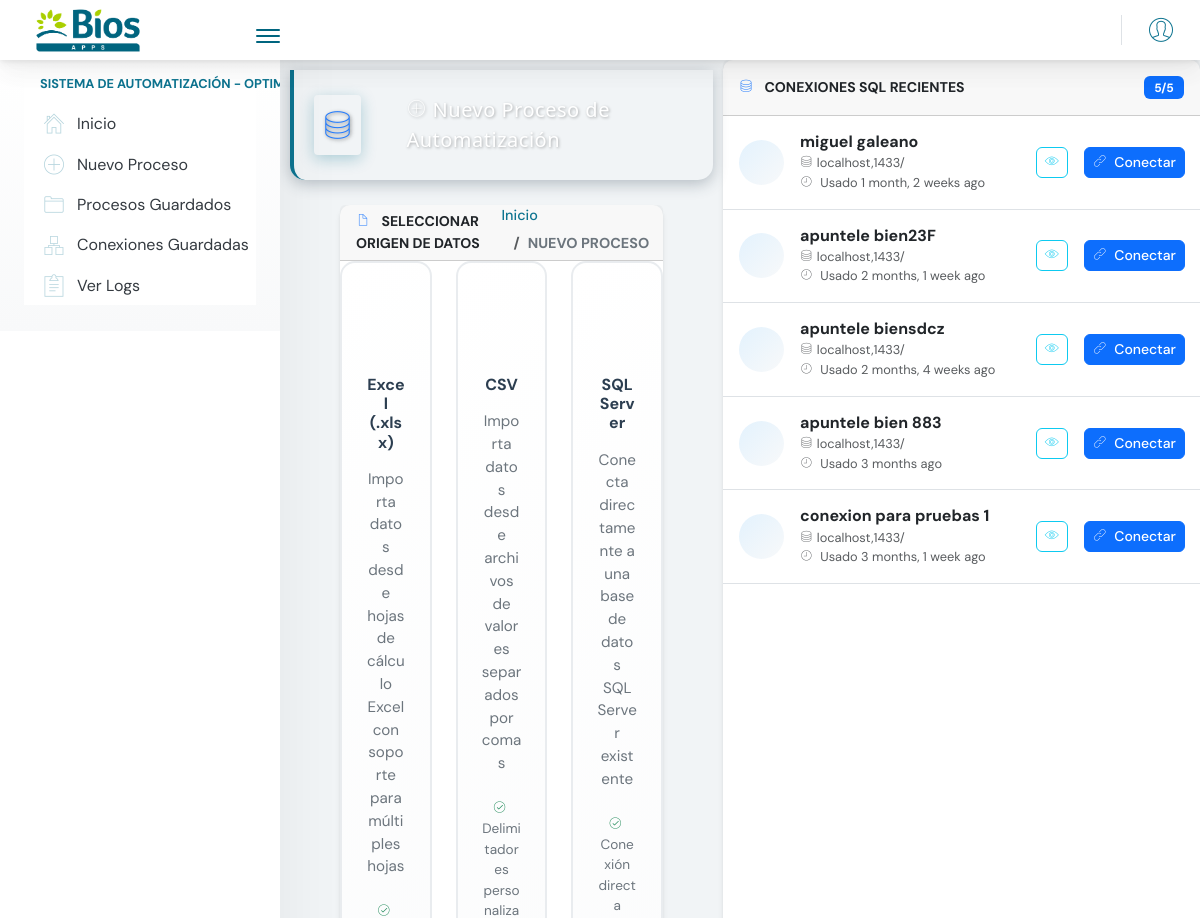
/automatizacion/process/new/ (upper part), run on an earlier commit of the app's database.
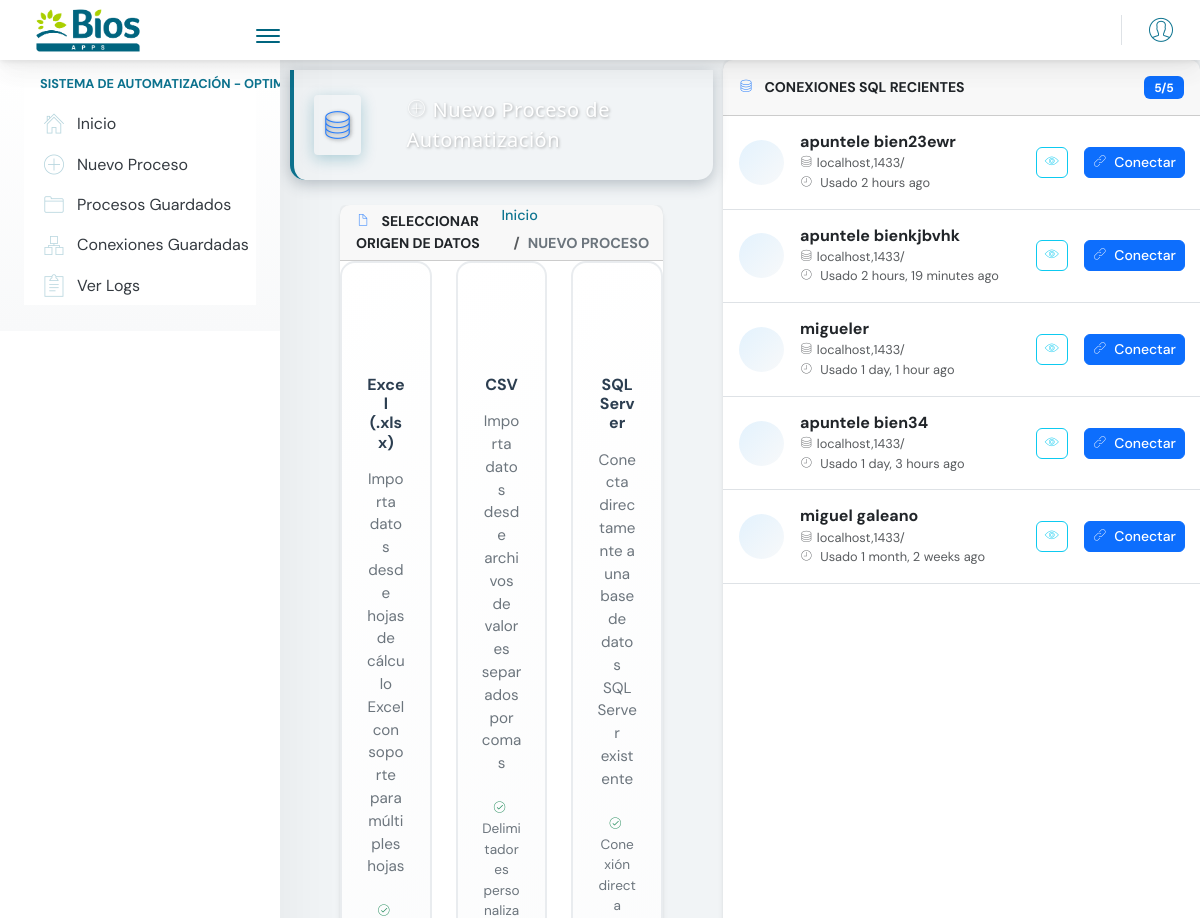
And on a later commit of the database.
### automatizacion/models.py (models this page shows, shortened)
class DatabaseConnection(models.Model):
    name = models.CharField(max_length=100, unique=True)
    server = models.CharField(max_length=255)
    username = models.CharField(max_length=100)
    password = models.CharField(max_length=255)
    port = models.IntegerField(default=1433)
    created_at = models.DateTimeField(auto_now_add=True)
    last_used = models.DateTimeField(null=True, blank=True)
    selected_database = models.CharField(max_length=100, blank=True, null=True)
    available_databases = models.JSONField(null=True, blank=True)

### automatizacion/views.py (the view)
# urls.py: path('process/new/', views.new_process, name='new_process'),
def new_process(request):
    context = {
        'source_types': [
            {'id': 'excel', 'name': 'Excel (.xlsx)'},
            {'id': 'csv', 'name': 'CSV'},
            {'id': 'sql', 'name': 'SQL Server'}
        ],
        'connections': DatabaseConnection.objects.all().order_by('-last_used', '-created_at')[:5]
    }
    print(f"DEBUG: Conexiones encontradas: {context['connections'].count()}")
    for conn in context['connections']:
        print(f"DEBUG: Conexión: {conn.name}")
    return render(request, 'automatizacion/new_process.html', context)

### proyecto_automatizacion/templates/automatizacion/new_process.html (shortened to what the changed rows need)
{% extends "base.html" %}
{% load static %}
{% block content %}
{% if connections %}
<div class="main-card mb-3 card">
    <div class="card-body p-0">
        <div class="connections-quick-list">
            {% for connection in connections %}
                <div class="connection-quick-item p-3 border-bottom {% if forloop.last %}border-0{% endif %}">
                    <div class="row align-items-center">
                        <div class="col-md-8">
                            <div class="d-flex align-items-center">
                                <div class="connection-icon me-3">
                                </div>
                                <div class="connection-info">
                                    <h6 class="connection-name mb-1 text-dark">{{ connection.name }}</h6>
                                    <div class="connection-details">
                                        <small class="text-muted d-block">
                                            <i class="pe-7s-server me-1"></i>{{ connection.server }}/{{ connection.database }}
                                        </small>
                                        <small class="text-muted">
                                            <i class="pe-7s-clock me-1"></i>
                                            {% if connection.last_used %}
                                                Usado {{ connection.last_used|timesince }} ago
                                            {% else %}
                                                <span class="text-warning">Nunca usado</span>
                                            {% endif %}
                                        </small>
                                    </div>
                                </div>
                            </div>
                        </div>
                        <div class="col-md-4 text-end">
                            <div class="connection-actions">
                                <a href="{% url 'automatizacion:view_connection' connection.id %}"
                                   class="btn btn-sm btn-outline-info me-2"
                                   title="Ver detalles">
                                    <i class="pe-7s-look"></i>
                                </a>
                                <a href="{% url 'automatizacion:list_sql_tables' connection.id %}"
                                   class="btn btn-sm btn-primary"
                                   title="Usar esta conexión">
                                    <i class="pe-7s-link me-1"></i>
                                    Conectar
                                </a>
                            </div>
                        </div>
                    </div>
                </div>
            {% endfor %}
        </div>
    </div>
</div>
{% endif %}
{% endblock %}
{% block extra_css %}
<link rel="stylesheet" href="{% static 'automatizacion/styles/new_process.css' %}?v=2">
{% endblock %}

What changed in the data, as far as the page shows it:
no longer on this page (row unchanged): DatabaseConnection: name "apuntele bien23F", server "localhost,1433", last_used "2 months, 1 week"
no longer on this page (row unchanged): DatabaseConnection: name "apuntele biensdcz", server "localhost,1433", last_used "2 months, 4 weeks"
no longer on this page (row unchanged): DatabaseConnection: name "apuntele bien 883", server "localhost,1433", last_used "3 months"
no longer on this page (row unchanged): DatabaseConnection: name "conexion para pruebas 1", server "localhost,1433", last_used "3 months, 1 week"
added DatabaseConnection: name "apuntele bien23ewr", server "localhost,1433", last_used "2 hours"
added DatabaseConnection: name "apuntele bienkjbvhk", server "localhost,1433", last_used "2 hours, 19 minutes"
added DatabaseConnection: name "migueler", server "localhost,1433", last_used "1 day, 1 hour"
added DatabaseConnection: name "apuntele bien34", server "localhost,1433", last_used "1 day, 3 hours"
